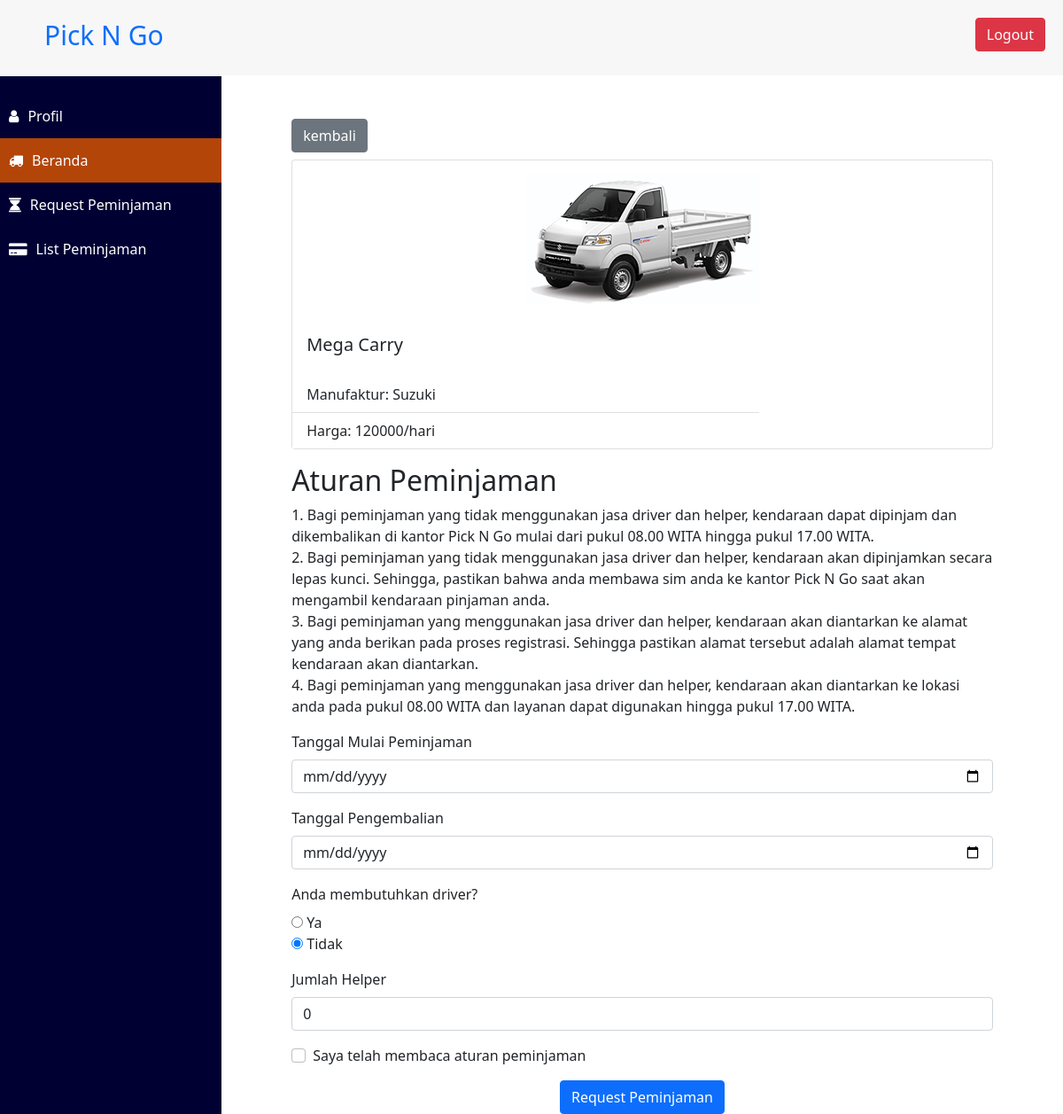
The page /Final_Project-Prak_Basdat/halaman_peminjaman_user.php?p_k_model=6 on the database its author committed.
### tables this page shows
CREATE TABLE `tipe_kendaraan` (
  `ID_model` int(11) NOT NULL,
  `model` varchar(20) NOT NULL,
  `manufaktur` varchar(20) NOT NULL,
  `harga_sewa` int(11) NOT NULL,
  `gambar` varchar(20) NOT NULL
);

### Final_Project-Prak_Basdat/functions.php (called while the page is built, shortened)
<?php
$conn = mysqli_connect("localhost", "root", "", "peminjaman_pickup_dan_truck_db");
function read($query) {
	global $conn;
	$result = mysqli_query($conn, $query);
	$records = [];
	while ($tuples = mysqli_fetch_assoc($result)) {
		$records[] = $tuples;
	}
	return $records;
}
?>

### Final_Project-Prak_Basdat/halaman_peminjaman_user.php (the view, shortened to what this page needs)
<?php
	require 'functions.php';
  $id_model = $_GET['p_k_model'];
  $model_data = read("SELECT * FROM tipe_kendaraan WHERE ID_model = $id_model");
  $harga_helper = read("SELECT tarif FROM helper LIMIT 1;");
  $harga_driver = read("SELECT tarif FROM driver LIMIT 1;");
  $harga_driver = $harga_driver[0]['tarif'];
  $harga_helper = $harga_helper[0]['tarif'];
?>
<!DOCTYPE html>
<html lang="en">
  <head>
    <link rel="stylesheet" href="https://cdnjs.cloudflare.com/ajax/libs/font-awesome/4.7.0/css/font-awesome.min.css">
    <link href="https://cdn.jsdelivr.net/npm/bootstrap@5.0.0-beta3/dist/css/bootstrap.min.css" rel="stylesheet">
    <link rel="stylesheet" type="text/css" href="styling.css">
  </head>
  <body>
  	<nav>
  		<a href="index.php" class="logo">Pick N Go</a>
      <button type="button" id = "logout-button" class="btn btn-danger" data-bs-toggle="modal" data-bs-target="#exampleModal">
        Logout
      </button>
  	</nav>
  	<div class="sidebar">
  		<a href="profil_user.php"><i class="fa fa-user"></i><span>Profil</span></a>
  		<a href="beranda_user.php" style="background-color: #b34509;"><i class="fa fa-truck"></i><span>Beranda</span></a>
  		<a href="request_peminjaman_user.php"><i class = "fa fa-hourglass"></i><span>Request Peminjaman</span></a>
  		<a href="list_peminjaman_user.php"><i class = "fa fa-credit-card-alt"></i><span>List Peminjaman</span></a>
  	</div>
    <div class = "content">
      <div class="mt-5 col-xxl-10 offset-xxl-1 col-lg-10 offset-lg-1 col-md-10 offset-md-1 col-sm-10 offset-sm-1 col-10 offset-1 table-tuples">
        <div class="wrapper mb-2">
          <a href = "beranda_user.php" class="btn btn-secondary">kembali</a>
        </div>
        <div class="card mb-3">
          <div class="row g-0">
            <div class="col-md-4 mx-auto d-block" style = "min-width: 286px;">
              <img class="mx-auto d-block" src="Images/TipeMobil/<?= $model_data[0]["gambar"]; ?>" alt="...">
            </div>
            <div class="col-md-8">
              <div class="card-body">
                <h5 class="card-title"><?= $model_data[0]["model"] ?></h5>
              </div>
              <ul class="list-group list-group-flush">
                <li class="list-group-item">Manufaktur: <?= $model_data[0]["manufaktur"] ?></li>
                <li class="list-group-item">Harga: <?= $model_data[0]["harga_sewa"] ?>/hari</li>
              </ul>
            </div>
          </div>
        </div>
          <div class="row">
            <div class="col-xxl-8">
                <h2>
                Aturan Peminjaman
                </h2>
                <p>
                1. Bagi peminjaman yang tidak menggunakan jasa driver dan helper, kendaraan dapat dipinjam dan dikembalikan di kantor Pick N Go mulai dari pukul 08.00 WITA hingga pukul 17.00 WITA.<br>
                2. Bagi peminjaman yang tidak menggunakan jasa driver dan helper, kendaraan akan dipinjamkan secara lepas kunci. Sehingga, pastikan bahwa anda membawa sim anda ke kantor Pick N Go saat akan mengambil kendaraan pinjaman anda. <br>
                3. Bagi peminjaman yang menggunakan jasa driver dan helper, kendaraan akan diantarkan ke alamat yang anda berikan pada proses registrasi. Sehingga pastikan alamat tersebut adalah alamat tempat kendaraan akan diantarkan. <br>
                4. Bagi peminjaman yang menggunakan jasa driver dan helper, kendaraan akan diantarkan ke lokasi anda pada pukul 08.00 WITA dan layanan dapat digunakan hingga pukul 17.00 WITA. <br>
                </p>
            </div>
            <div class="col-xxl-4">
            <form method="POST" onsubmit="reserveConfirmation(<?= $harga_driver ?>, <?= $harga_helper ?>, <?= $model_data[0]["harga_sewa"] ?>)">
                <div class="mb-3">
                    <label for="tanggalPeminjaman" class="form-label">Tanggal Mulai Peminjaman</label>
                    <input type="date" class="form-control" id="tanggalPeminjaman" required>
                </div>
                <div class="mb-3">
                    <label for="tanggalPengembalian" class="form-label">Tanggal Pengembalian</label>
                    <input type="date" class="form-control" id="tanggalPengembalian" required>
                </div>
                <div class="mb-3">
                    <label class="form-label">Anda membutuhkan driver?</label>
                    <br>
                    <input type="radio" id="ya" name="driver-needs" value="ya">
                    <label for="ya">Ya</label><br>
                    <input type="radio" id="tidak" name="driver-needs" value="tidak" checked>
                    <label for="tidak">Tidak</label><br>
                </div>
                <div class="mb-3">
                    <label for="helper" class="form-label">Jumlah Helper</label>
                    <input type="number" value="0" class="form-control" id="helper" max="2" required>
                </div>
                <div class="mb-3 form-check">
                    <input type="checkbox" class="form-check-input" id="ketentuan" required>
                    <label class="form-check-label" for="ketentuan">Saya telah membaca aturan peminjaman</label>
                </div>
                <button href="#" type="submit" class="btn btn-primary mx-auto d-block">Request Peminjaman</button>
            </form>
            </div>
        </div>
      </div>
    </div>
  </body>
</html>

### Final_Project-Prak_Basdat/styling.css (style rules this page uses)
* { padding: 0; margin: 0; text-decoration: none; list-style: none; box-sizing: border-box; }
nav { z-index: 99; background: #f7f7f7; line-height: 80px; position: fixed; width: 100%; }
#logout-button { float: right; margin-right: 20px; margin-top: 20px }
.sidebar { z-index: 99; position: fixed; background: #000033; margin-top: 86px; height: 100%; width: 250px; color: white; }
.logo { margin-left: 50px; font-size: 30px; text-decoration: none }
.sidebar a { text-decoration: none; display: block; line-height: 50px; transition: 0.5s; }
.sidebar i { color: white; margin-left: 10px; }
.sidebar span { color: white; margin-left: 10px; }
.content { overflow-x: hidden; margin-left: 250px; padding-top: 86px; }

### rows shown on the page
tipe_kendaraan: gambar (picture), model "Mega Carry", manufaktur "Suzuki", harga_sewa "120000"
